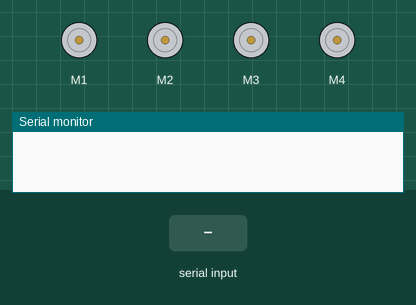
Simulated run of this sketch. Board: Arduino Uno, built with avr-gcc and run on an emulated ATmega328P. On the bench: 4 × DC motor (green arrow = forward, orange = backward, longer = faster), the last lines printed to the serial monitor. The test bench sets the inputs (shaded band).

Above: at 1.2 s.
1.3 s: "F" received over Serial
At 1.8 s:
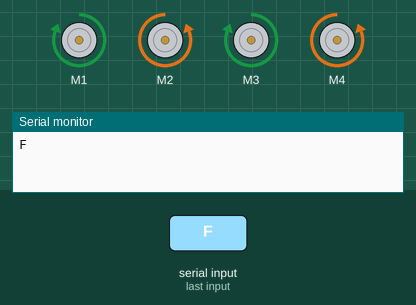
2.8 s: "B" received over Serial
At 4.0 s:
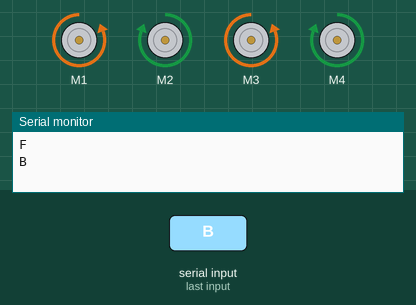
4.3 s: "L" received over Serial
At 5.2 s:
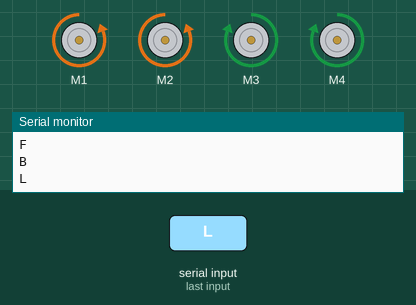
5.8 s: "R" received over Serial
At 6.4 s:
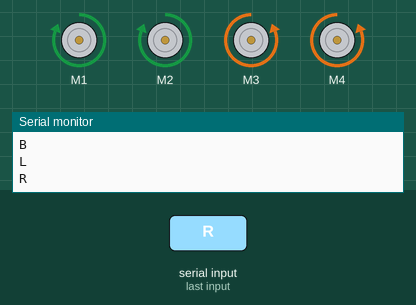
7.3 s: "S" received over Serial
At 8.7 s:
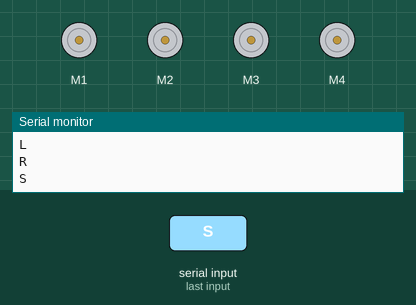
Timing chart, 0 to 9.8 s (numbered marks = the images above; inputs shaded):
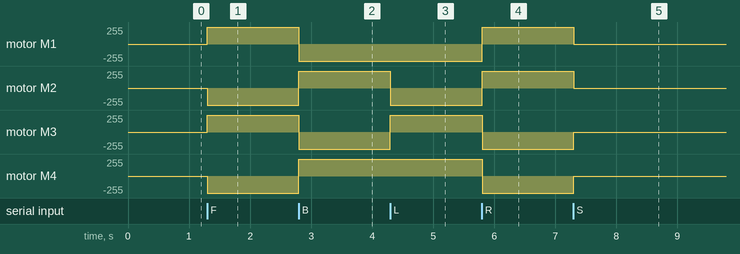

Measured:
- after the input at 1.3 s, motor M1, motor M3: stopped → forward 255/255 at once; motor M2, motor M4: stopped → backward 255/255 at once
- after the input at 2.8 s, motor M1, motor M3: forward 255/255 → backward 255/255 at once; motor M2, motor M4: backward 255/255 → forward 255/255 at once
- after the input at 4.3 s, motor M2: forward 255/255 → backward 255/255 at once; motor M3: backward 255/255 → forward 255/255 at once
- after the input at 5.8 s, motor M1, motor M2: backward 255/255 → forward 255/255 at once; motor M3, motor M4: forward 255/255 → backward 255/255 at once
- after the input at 7.3 s, motor M1, motor M2: forward 255/255 → stopped at once; motor M3, motor M4: backward 255/255 → stopped at once

The sketch:

Blue_Car.ino
```cpp
#include <AFMotor.h>

AF_DCMotor motor1(1, MOTOR12_1KHZ);
AF_DCMotor motor2(2, MOTOR12_1KHZ);
AF_DCMotor motor3(3, MOTOR34_1KHZ);
AF_DCMotor motor4(4, MOTOR34_1KHZ);

char val;
int Speeed = 255;

void setup()
{
  Serial.begin(9600);
}
void loop(){
  while (Serial.available()>0){
    val = Serial.read();
    Serial.println(val);

          if (val == 'F'){
          forward();
          }

          if (val == 'B'){
          back();
          }

          if (val == 'L'){
          left();
          }

          if (val == 'R'){
          right();
          }

          if (val == 'S'){
          Stop();
          }
  }
}

void forward()
{
  motor1.setSpeed(Speeed);
  motor1.run(FORWARD);
  motor2.setSpeed(Speeed);
  motor2.run(BACKWARD);
  motor3.setSpeed(Speeed);
  motor3.run(FORWARD);
  motor4.setSpeed(Speeed);
  motor4.run(BACKWARD);
}

void back()
{
  motor1.setSpeed(Speeed);
  motor1.run(BACKWARD);
  motor2.setSpeed(Speeed);
  motor2.run(FORWARD);
  motor3.setSpeed(Speeed);
  motor3.run(BACKWARD);
  motor4.setSpeed(Speeed);
  motor4.run(FORWARD);
}

void left()
{
  motor1.setSpeed(Speeed);
  motor1.run(BACKWARD);
  motor2.setSpeed(Speeed);
  motor2.run(BACKWARD);
  motor3.setSpeed(Speeed);
  motor3.run(FORWARD);
  motor4.setSpeed(Speeed);
  motor4.run(FORWARD);
}

void right()
{
  motor1.setSpeed(Speeed);
  motor1.run(FORWARD);
  motor2.setSpeed(Speeed);
  motor2.run(FORWARD);
  motor3.setSpeed(Speeed);
  motor3.run(BACKWARD);
  motor4.setSpeed(Speeed);
  motor4.run(BACKWARD);
}

void Stop()
{
  motor1.setSpeed(0);
  motor1.run(RELEASE);
  motor2.setSpeed(0);
  motor2.run(RELEASE);
  motor3.setSpeed(0);
  motor3.run(RELEASE);
  motor4.setSpeed(0);
  motor4.run(RELEASE);
}
```
